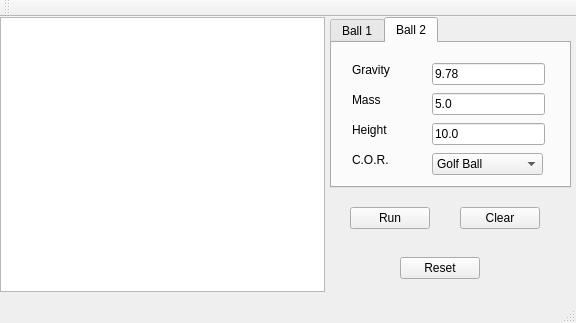
<?xml version="1.0" encoding="UTF-8"?>
<ui version="4.0">
 <class>MainWindow</class>
 <widget class="QMainWindow" name="MainWindow">
  <property name="geometry">
   <rect>
    <x>0</x>
    <y>0</y>
    <width>576</width>
    <height>323</height>
   </rect>
  </property>
  <property name="windowTitle">
   <string>CSUNSA</string>
  </property>
  <widget class="QWidget" name="centralWidget">
   <widget class="QGraphicsView" name="graphicsView">
    <property name="geometry">
     <rect>
      <x>0</x>
      <y>0</y>
      <width>325</width>
      <height>275</height>
     </rect>
    </property>
    <property name="sizePolicy">
     <sizepolicy hsizetype="Fixed" vsizetype="Fixed">
      <horstretch>0</horstretch>
      <verstretch>0</verstretch>
     </sizepolicy>
    </property>
    <property name="maximumSize">
     <size>
      <width>325</width>
      <height>275</height>
     </size>
    </property>
    <property name="verticalScrollBarPolicy">
     <enum>Qt::ScrollBarAlwaysOff</enum>
    </property>
    <property name="horizontalScrollBarPolicy">
     <enum>Qt::ScrollBarAlwaysOff</enum>
    </property>
    <property name="sizeAdjustPolicy">
     <enum>QAbstractScrollArea::AdjustToContents</enum>
    </property>
   </widget>
   <widget class="QTabWidget" name="tabWidget">
    <property name="geometry">
     <rect>
      <x>330</x>
      <y>0</y>
      <width>241</width>
      <height>171</height>
     </rect>
    </property>
    <property name="currentIndex">
     <number>1</number>
    </property>
    <widget class="QWidget" name="tab">
     <attribute name="title">
      <string>Ball 1</string>
     </attribute>
     <widget class="QLabel" name="label">
      <property name="geometry">
       <rect>
        <x>20</x>
        <y>20</y>
        <width>59</width>
        <height>14</height>
       </rect>
      </property>
      <property name="text">
       <string>Gravity</string>
      </property>
     </widget>
     <widget class="QLineEdit" name="massBox">
      <property name="geometry">
       <rect>
        <x>100</x>
        <y>50</y>
        <width>113</width>
        <height>22</height>
       </rect>
      </property>
      <property name="text">
       <string>5.0</string>
      </property>
     </widget>
     <widget class="QLineEdit" name="gravityBox">
      <property name="geometry">
       <rect>
        <x>100</x>
        <y>20</y>
        <width>113</width>
        <height>22</height>
       </rect>
      </property>
      <property name="text">
       <string>9.78</string>
      </property>
     </widget>
     <widget class="QLabel" name="label_3">
      <property name="geometry">
       <rect>
        <x>20</x>
        <y>80</y>
        <width>59</width>
        <height>14</height>
       </rect>
      </property>
      <property name="text">
       <string>Height</string>
      </property>
     </widget>
     <widget class="QLabel" name="label_2">
      <property name="geometry">
       <rect>
        <x>20</x>
        <y>50</y>
        <width>59</width>
        <height>14</height>
       </rect>
      </property>
      <property name="text">
       <string>Mass</string>
      </property>
     </widget>
     <widget class="QLineEdit" name="heightBox">
      <property name="geometry">
       <rect>
        <x>100</x>
        <y>80</y>
        <width>113</width>
        <height>22</height>
       </rect>
      </property>
      <property name="text">
       <string>10.0</string>
      </property>
     </widget>
     <widget class="QComboBox" name="comboBox">
      <property name="geometry">
       <rect>
        <x>100</x>
        <y>110</y>
        <width>111</width>
        <height>22</height>
       </rect>
      </property>
      <item>
       <property name="text">
        <string>Golf Ball</string>
       </property>
      </item>
      <item>
       <property name="text">
        <string>Tennis Ball</string>
       </property>
      </item>
      <item>
       <property name="text">
        <string>Billiard Ball</string>
       </property>
      </item>
      <item>
       <property name="text">
        <string>Wooden Ball</string>
       </property>
      </item>
      <item>
       <property name="text">
        <string>Steel Ball</string>
       </property>
      </item>
      <item>
       <property name="text">
        <string>Rubber Ball</string>
       </property>
      </item>
      <item>
       <property name="text">
        <string>Plastic Ball</string>
       </property>
      </item>
     </widget>
     <widget class="QLabel" name="label_4">
      <property name="geometry">
       <rect>
        <x>20</x>
        <y>110</y>
        <width>59</width>
        <height>14</height>
       </rect>
      </property>
      <property name="text">
       <string>C.O.R.</string>
      </property>
     </widget>
    </widget>
    <widget class="QWidget" name="tab_2">
     <attribute name="title">
      <string>Ball 2</string>
     </attribute>
     <widget class="QLineEdit" name="heightBox_2">
      <property name="geometry">
       <rect>
        <x>100</x>
        <y>80</y>
        <width>113</width>
        <height>22</height>
       </rect>
      </property>
      <property name="text">
       <string>10.0</string>
      </property>
     </widget>
     <widget class="QLineEdit" name="gravityBox_2">
      <property name="geometry">
       <rect>
        <x>100</x>
        <y>20</y>
        <width>113</width>
        <height>22</height>
       </rect>
      </property>
      <property name="text">
       <string>9.78</string>
      </property>
     </widget>
     <widget class="QLabel" name="label_5">
      <property name="geometry">
       <rect>
        <x>20</x>
        <y>80</y>
        <width>59</width>
        <height>14</height>
       </rect>
      </property>
      <property name="text">
       <string>Height</string>
      </property>
     </widget>
     <widget class="QLineEdit" name="massBox_2">
      <property name="geometry">
       <rect>
        <x>100</x>
        <y>50</y>
        <width>113</width>
        <height>22</height>
       </rect>
      </property>
      <property name="text">
       <string>5.0</string>
      </property>
     </widget>
     <widget class="QLabel" name="label_6">
      <property name="geometry">
       <rect>
        <x>20</x>
        <y>20</y>
        <width>59</width>
        <height>14</height>
       </rect>
      </property>
      <property name="text">
       <string>Gravity</string>
      </property>
     </widget>
     <widget class="QLabel" name="label_7">
      <property name="geometry">
       <rect>
        <x>20</x>
        <y>50</y>
        <width>59</width>
        <height>14</height>
       </rect>
      </property>
      <property name="text">
       <string>Mass</string>
      </property>
     </widget>
     <widget class="QComboBox" name="comboBox_2">
      <property name="geometry">
       <rect>
        <x>100</x>
        <y>110</y>
        <width>111</width>
        <height>22</height>
       </rect>
      </property>
      <item>
       <property name="text">
        <string>Golf Ball</string>
       </property>
      </item>
      <item>
       <property name="text">
        <string>Tennis Ball</string>
       </property>
      </item>
      <item>
       <property name="text">
        <string>Billiard Ball</string>
       </property>
      </item>
      <item>
       <property name="text">
        <string>Wooden Ball</string>
       </property>
      </item>
      <item>
       <property name="text">
        <string>Steel Ball</string>
       </property>
      </item>
      <item>
       <property name="text">
        <string>Rubber Ball</string>
       </property>
      </item>
      <item>
       <property name="text">
        <string>Plastic Ball</string>
       </property>
      </item>
     </widget>
     <widget class="QLabel" name="label_8">
      <property name="geometry">
       <rect>
        <x>20</x>
        <y>110</y>
        <width>59</width>
        <height>14</height>
       </rect>
      </property>
      <property name="text">
       <string>C.O.R.</string>
      </property>
     </widget>
    </widget>
   </widget>
   <widget class="QPushButton" name="clearButton">
    <property name="geometry">
     <rect>
      <x>460</x>
      <y>190</y>
      <width>80</width>
      <height>22</height>
     </rect>
    </property>
    <property name="text">
     <string>Clear</string>
    </property>
   </widget>
   <widget class="QPushButton" name="runButton">
    <property name="geometry">
     <rect>
      <x>350</x>
      <y>190</y>
      <width>80</width>
      <height>22</height>
     </rect>
    </property>
    <property name="text">
     <string>Run</string>
    </property>
   </widget>
   <widget class="QPushButton" name="resetButton">
    <property name="geometry">
     <rect>
      <x>400</x>
      <y>240</y>
      <width>80</width>
      <height>22</height>
     </rect>
    </property>
    <property name="text">
     <string>Reset</string>
    </property>
   </widget>
  </widget>
  <widget class="QMenuBar" name="menuBar">
   <property name="geometry">
    <rect>
     <x>0</x>
     <y>0</y>
     <width>576</width>
     <height>19</height>
    </rect>
   </property>
  </widget>
  <widget class="QStatusBar" name="statusBar"/>
  <widget class="QToolBar" name="mainToolBar">
   <attribute name="toolBarArea">
    <enum>TopToolBarArea</enum>
   </attribute>
   <attribute name="toolBarBreak">
    <bool>false</bool>
   </attribute>
  </widget>
 </widget>
 <layoutdefault spacing="6" margin="11"/>
 <resources/>
 <connections/>
</ui>
